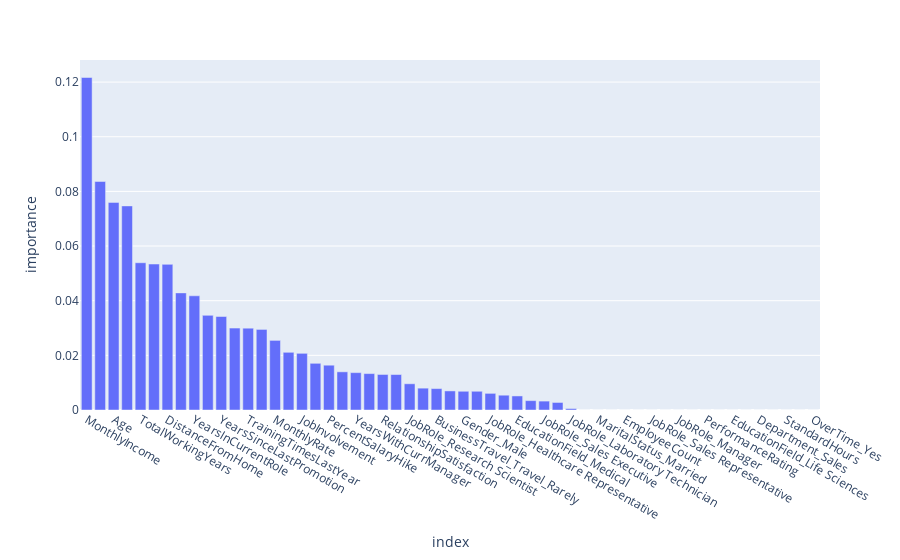

Notebook cell for this chart:
### Markdown cell above
### Which features are the most important?

One of the advantages of using a Decision Tree is that we can see which features are the most important for the model to make predictions.

### Code cell
# feature importance

importances = tree.feature_importances_

feature_importances = pd.DataFrame(importances, index=x_ohe.columns, columns=['importance'])

feature_importances = feature_importances.sort_values(by='importance', ascending=False)

import plotly.express as px

fig = px.bar(feature_importances, x=feature_importances.index, y='importance')
fig.show()

### Figure 1 — Plotly figure (JSON) as saved in the notebook; plotly's stock layout.template omitted (floating-point values rounded to 4 significant figures)
{"data": [{"alignmentgroup": "True", "hovertemplate": "index=%{x}<br>importance=%{y}<extra></extra>", "legendgroup": "", "marker": {"color": "#636efa", "pattern": {"shape": ""}}, "name": "", "offsetgroup": "", "orientation": "v", "showlegend": false, "textposition": "auto", "type": "bar", "x": ["MonthlyIncome", "DailyRate", "Age", "OverTime_No", "TotalWorkingYears", "NumCompaniesWorked", "DistanceFromHome", "HourlyRate", "YearsInCurrentRole", "EmployeeNumber", "YearsSinceLastPromotion", "MaritalStatus_Single", "TrainingTimesLastYear", "EnvironmentSatisfaction", "MonthlyRate", "JobSatisfaction", "JobInvolvement", "EducationField_Technical Degree", "PercentSalaryHike", "YearsAtCompany", "YearsWithCurrManager", "Education", "RelationshipSatisfaction", "BusinessTravel_Travel_Frequently", "JobRole_Research Scientist", "Gender_Female", "BusinessTravel_Travel_Rarely", "StockOptionLevel", "Gender_Male", "Department_Research & Development", "JobRole_Healthcare Representative", "JobRole_Manufacturing Director", "EducationField_Medical", "JobLevel", "JobRole_Sales Executive", "EducationField_Other", "JobRole_Laboratory Technician", "MaritalStatus_Divorced", "MaritalStatus_Married", "Over18_Y", "EmployeeCount", "JobRole_Research Director", "JobRole_Sales Representative", "WorkLifeBalance", "JobRole_Manager", "JobRole_Human Resources", "PerformanceRating", "EducationField_Marketing", "EducationField_Life Sciences", "EducationField_Human Resources", "Department_Sales", "Department_Human Resources", "StandardHours", "BusinessTravel_Non-Travel", "OverTime_Yes"], "xaxis": "x", "y": [0.1217, 0.08363, 0.07597, 0.07469, 0.05389, 0.05342, 0.05329, 0.04286, 0.04179, 0.03463, 0.03422, 0.02999, 0.02994, 0.02949, 0.02548, 0.02112, 0.02074, 0.01709, 0.0164, 0.01397, 0.01367, 0.01332, 0.013, 0.01298, 0.009596, 0.007997, 0.007833, 0.006984, 0.006854, 0.006854, 0.00609, 0.005417, 0.005141, 0.003427, 0.003256, 0.002758, 0.0005301, 0, 0, 0, 0, 0, 0, 0, 0, 0, 0, 0, 0, 0, 0, 0, 0, 0, 0], "yaxis": "y"}], "layout": {"barmode": "relative", "legend": {"tracegroupgap": 0}, "margin": {"t": 60}, "xaxis": {"anchor": "y", "domain": [0, 1], "title": {"text": "index"}}, "yaxis": {"anchor": "x", "domain": [0, 1], "title": {"text": "importance"}}}}
